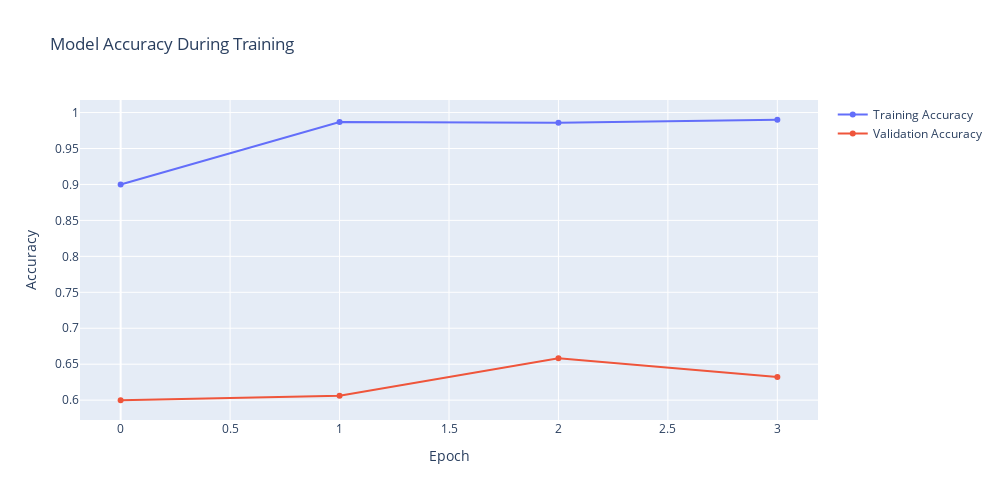

Notebook code for this chart:
### Markdown cell above
### Model Evaluation

+ It is time to evaluate the produced model
+ The history object: all training information is stored in the history object that is returned by the model.fit()

### Code cell
import plotly.graph_objects as go

# creating a new empty figure object using plotly
figure = go.Figure()

# adding a scatter plot of training accuracy to the figure using the history object
figure.add_scatter(y=history.history["binary_accuracy"], name="Training Accuracy")

# adding a scatter plot of validation accuracy to the figure using the history object
figure.add_scatter(y=history.history["val_binary_accuracy"], name="Validation Accuracy")

# updating the layout of the figure with a title and axis labels
figure.update_layout(dict1={
    "title": "Model Accuracy During Training",
    "xaxis_title": "Epoch",
    "yaxis_title": "Accuracy"
}, overwrite=True
 ,width = 1000
 ,height = 500)

# displaying the figure
figure.show()

### Figure 1 — Plotly figure (JSON) as saved in the notebook; plotly's stock layout.template omitted (floating-point values rounded to 4 significant figures)
{"data": [{"name": "Training Accuracy", "type": "scatter", "y": [0.9, 0.9867, 0.9858, 0.99]}, {"name": "Validation Accuracy", "type": "scatter", "y": [0.5998, 0.6062, 0.6583, 0.6322]}], "layout": {"height": 500, "title": {"text": "Model Accuracy During Training"}, "width": 1000, "xaxis": {"autorange": true, "range": [-0.1859, 3.186], "title": {"text": "Epoch"}}, "yaxis": {"autorange": true, "range": [0.5724, 1.017], "title": {"text": "Accuracy"}, "type": "linear"}}}
